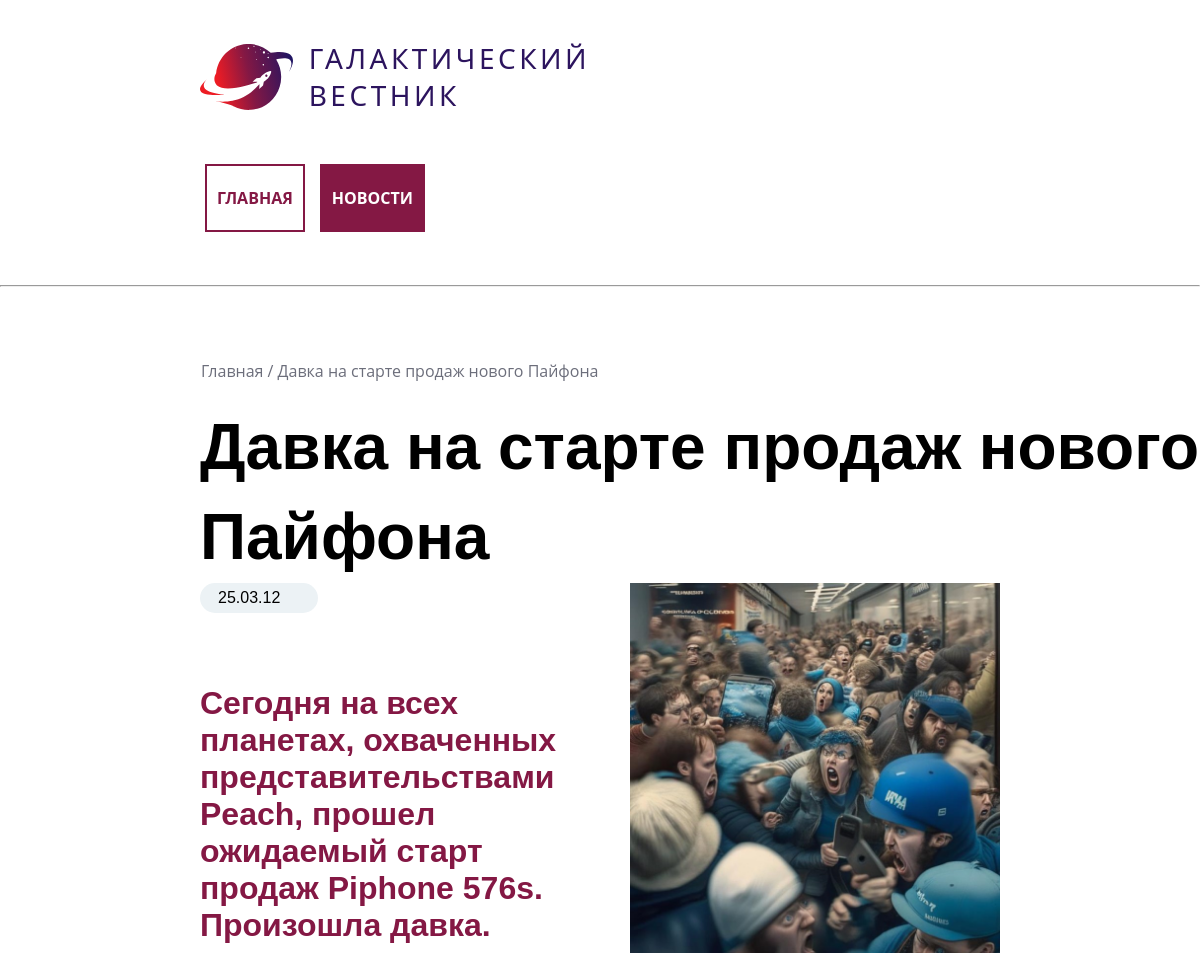
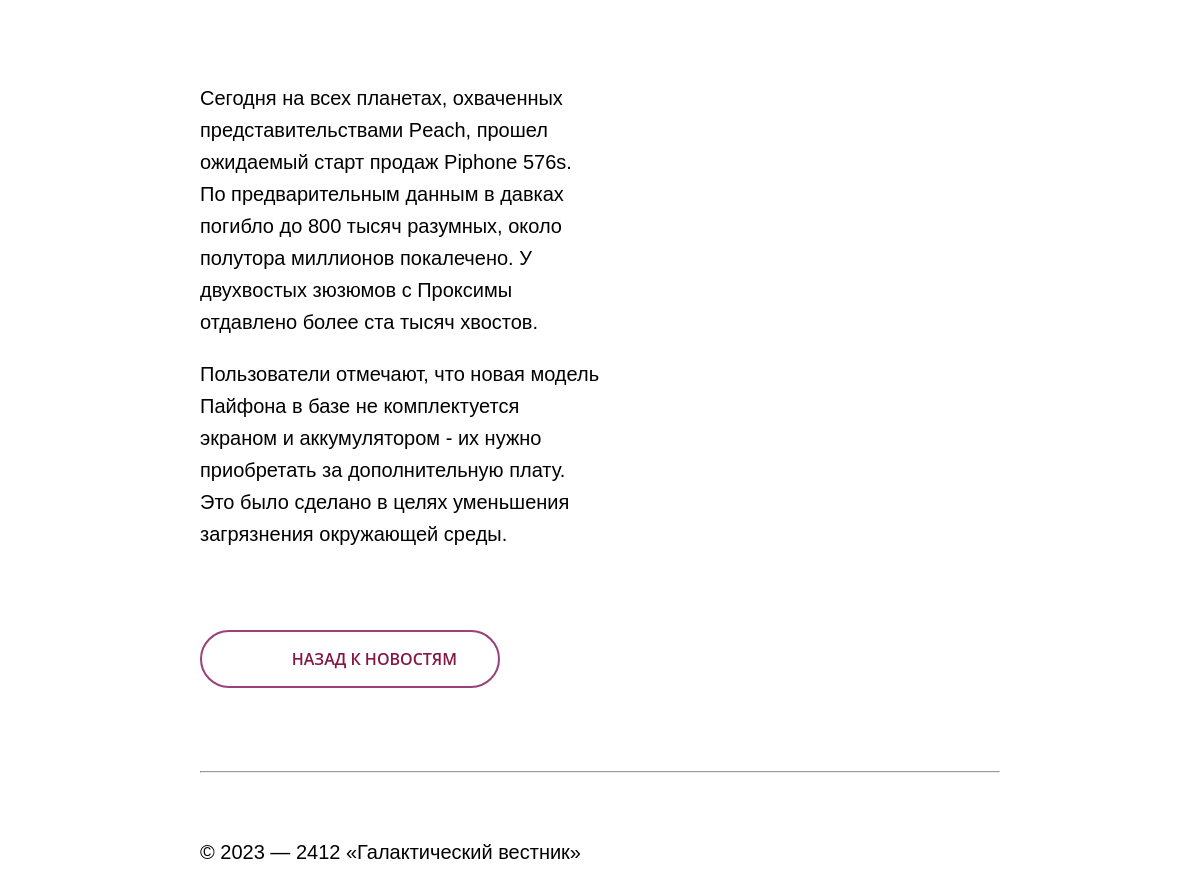
The page /page.php?id=3 on the database its author committed (2 pictures, top to bottom).
### tables this page shows
CREATE TABLE `news` (
  `id` int(11) unsigned NOT NULL AUTO_INCREMENT,
  `date` datetime NULL DEFAULT NULL,
  `title` varchar(250) NOT NULL DEFAULT '',
  `announce` text NULL DEFAULT NULL,
  `content` text NULL DEFAULT NULL,
  `image` varchar(250) NOT NULL DEFAULT '',
  PRIMARY KEY (`id`),
  KEY `id` (`id`),

  KEY `idx_news_date` (`date`));

### App/Autoloader.php (called while the page is built, shortened)
<?php
class Autoloader
{
    public static function register()
    {
        spl_autoload_register(function ($class) {
            $file = str_replace('\\', DIRECTORY_SEPARATOR, $class).'.php';
        });
    }
}

### App/DB.php (called while the page is built, shortened)
<?php
class DB
{
	public static function connectDb()
	{
		$host = 'localhost';
		$dbname = 'workspace__test';
		$dbuser = 'root';
		$dbpassword = 'root';
		try {
			$db = new \PDO("mysql:host=$host;dbname=$dbname;charset=utf8;", $dbuser, $dbpassword);
		} catch (PDOException $error) {
			die("Could not connect to the database $dbname :" . $error->getMessage());
		}
		return $db;
	}
}

### App/Models/NewsModel.php (called while the page is built, shortened)
<?php
class NewsModel
{
	public static function getItem($id)
	{
		$st = DB::connectDb()->prepare("SELECT *,DATE_FORMAT(date,'%d.%m.%y') dt FROM news WHERE id=?");
		return $st;
	}
}

### App/Controllers/NewsController.php (called while the page is built, shortened)
<?php
class NewsController
{
    public static function fetchId($id)
    {
        $entry = NewsModel::getItem($id);
        return $entry;
    }
}

### page.php (the view, shortened to what this page needs)
<?php
include_once("./App/Autoloader.php");
$id = $_GET['id'];
$entry = NewsController::fetchId($id);
$entry->bindValue(1, $id, PDO::PARAM_INT);
$entry->execute();
$row = $entry->fetch();
include_once("views/header.php");
?>
<main class="main_page">
    <hr class="hr_page_main">
    <div class="page_navigation_link">
        <p class="page_navigation_link_p">
            <a href="/news/">Главная</a>&nbsp;/&nbsp;<?= $row['title']; ?>
        </p>
    </div>
    <div class="page_hero">
        <h1 class="page_hero_h1">
            <?= $row['title']; ?>
        </h1>
    </div>
    <div class="page_block_news">
        <div class="left_block_news">
            <div class="left_block_news_data"><?= $row['dt']; ?></div>
            <div class="left_block_news_announce"><?= $row['announce']; ?></div>
            <div class="left_block_news_content"><?= $row['content']; ?></div>
            <a href="/news/page-<?= $_SESSION['pagesession']; ?>/" class="a_style_button">
                <div class="left_block_news_button">
                    <div class="arrow_button_page"></div>назад к новостям
                </div>
            </a>
        </div>
        <div class="right_block_news">
            <img src="/image/<?= $row['image']; ?>" alt="page_news_image" class="page_news_image">
        </div>
    </div>
</main>
<?php
include_once("views/footer.php");
?>

### css/index.css (style rules this page uses)
html { box-sizing: border-box; margin: 0 auto; width: 100%; background-color: rgb(182, 183, 183); }
*, *::after, *::before { box-sizing: inherit; }
body { width: 100vw; height: auto; background-color: rgb(255, 255, 255); margin: 0 auto; display: flex; flex-direction: column; justify-content: space-between; font-family: "Segoe UI;", sans-serif; }
.a_style_button { padding-top: 20px; text-decoration: none; color: var(--body-text, #000); }

### css/page.css (style rules this page uses)
.hr_page_main { height: 1px; width: 100%; margin: 0px; background: #6c6e7b; }
.main_page { margin-bottom: 83px; }
.page_navigation_link, .page_hero { margin-left: 200px; }
.page_navigation_link { width: auto; margin: 72.25px auto auto 201px; }
.page_navigation_link_p { margin: 0px; color: #6c6e7b; font-family: "Open Sans"; font-size: 16px; font-style: normal; font-weight: 400; line-height: normal; }
a { color: #6c6e7b; text-decoration: none; }
.page_hero { margin: 21.86px auto auto 200px; max-width: 1520px; }
.page_hero_h1 { margin: 0px; color: var(--body-text, #000); font-size: 64px; font-style: normal; font-weight: 600; line-height: 140%; }
.page_block_news { margin: 0 200px; display: flex; flex-wrap: wrap; }
.left_block_news { width: 50%; display: flex; flex-direction: column; gap: 40px; }
.right_block_news { width: 50%; display: flex; padding: 0px 0px 0px 30px; }
.right_block_news img { width: 100%; height: max-content; }
.left_block_news_data { padding: 6px 18px; border-radius: 20px; width: 118px; background: var(--light-grey, #ecf2f5); }
.left_block_news_announce p { color: var(--brand-color, #841844); font-size: 32px; font-style: normal; font-weight: 600; line-height: normal; }
.left_block_news_content p { color: var(--body-text, #000); font-size: 20px; font-style: normal; font-weight: 400; line-height: 160%; }
.left_block_news_button { display: flex; justify-content: center; align-items: center; width: 300px; padding: 16px 41px; gap: 10px; border-radius: 50px; border: 2px solid #9b407a; color: var(--brand-color, #841844); font-size: 16px; font-family: "Open Sans"; font-style: normal; font-weight: 600; line-height: normal; text-transform: uppercase; }
.arrow_button_page { margin: 0px; background: url(../img/Arrow3.svg); background-repeat: no-repeat; background-position: center; width: 26px; height: 22px; left: 5px; margin: 0 auto; }
a { text-decoration: none; }

### rows shown on the page
news: title "Давка на старте продаж нового Пайфона", announce "Сегодня на всех планетах, охваченных представительствами Peach, прошел ожидаемый старт продаж Piphone 576s. Произошла давка.", content "Сегодня на всех планетах, охваченных представительствами Peach, прошел ожидаемый старт продаж Piphone 576s. По предварительным данным в давках погибло до 800 тысяч разумных, около полутора миллионов покалечено. У двухвостых зюзюмов с Проксимы отдавлено более ста тысяч хвостов. Пользователи отмечают, что новая модель Пайфона в базе не комплектуется экраном и аккумулятором - их нужно приобретать за дополнительную плату. Это было сделано в целях уменьшения загрязнения окружающей среды.", image (picture)

### other values the page prints
$pageName "ГЛАВНАЯ"
$pageName "НОВОСТИ"
$row['dt'] "25.03.12"
